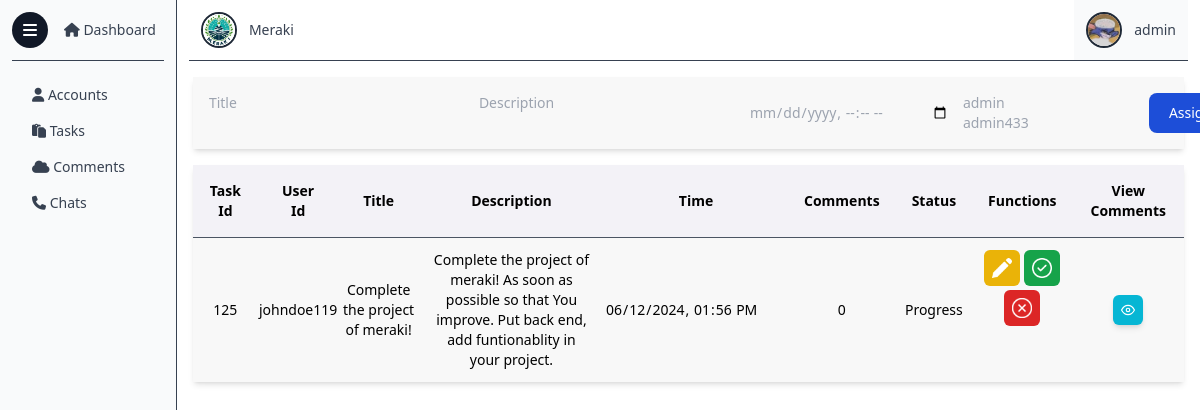
Page /tasks.php?id=johndoe119 (signed in) on the committed database.
### tables this page shows
CREATE TABLE `users` (
  `id` varchar(30) NOT NULL,
  `name` varchar(30) NOT NULL,
  `email` varchar(30) NOT NULL,
  `pass` text NOT NULL,
  `img` text NOT NULL,
  `status` int(1) NOT NULL,
  `admin` int(11) NOT NULL DEFAULT 0,
  `active` int(11) NOT NULL DEFAULT 1
);

CREATE TABLE `tasks` (
  `id` varchar(30) NOT NULL,
  `task_id` int(11) NOT NULL,
  `task_title` varchar(50) NOT NULL,
  `task_desc` varchar(300) NOT NULL,
  `task_time` text NOT NULL,
  `task_status` varchar(10) NOT NULL DEFAULT 'progress'
);

### tasks.php (the view, shortened to what this page needs)
<?php
$user_id = $_SESSION["id"];
include ("partials/_dbconnect.php");
$sql = "SELECT * FROM `tasks`";
if (isset($_GET["id"])) {
    $userid = $_GET['id'];
    $sql = "SELECT * FROM `tasks` WHERE `id` = '$userid'";
}
$stmt = mysqli_prepare($conn, $sql);
mysqli_stmt_execute($stmt);
$result = mysqli_stmt_get_result($stmt);
?>
<!DOCTYPE html>
<html lang="en">
<head>
    <link href="../side/style.css" rel="stylesheet">
</head>
<body class="open-sans bg-white">
    <div class="absolute top-3 left-3 z-30">
        <button class="bg-gray-900 w-9 h-9 grid place-items-center p-2 rounded-full" class="button"
            onclick="displayMenu()">
            <i class="fas fa-bars text-base text-white"></i>
        </button>
    </div>
    <div class="flex z-20 overflow-y-hidden max-h-screen">
        <?php
        include ("dashboard/_sidemenu.php");
        ?>
        <div class="overflow-y-scroll hide-scrollbar w-full">
            <header class="flex justify-between items-center mx-3">
                <a href="/" class="dashboard-link flex items-center space-x-3 p-3">
                    <img src="images/logo.jpg" alt="" class="h-9 w-9 rounded-full border-2 border-gray-800">
                    <p class="text-gray-700 text-sm">Meraki</p>
                </a>
                <a href="p" class="flex items-center space-x-3 p-3 bg-gray-50">
                    <?php
                    $sql = "SELECT * FROM `users` WHERE `id` = ?";
                    $stmt = mysqli_prepare($conn, $sql);
                    mysqli_stmt_bind_param($stmt, "s", $user_id);
                    mysqli_execute($stmt);
                    $result2 = mysqli_stmt_get_result($stmt);
                    $row2 = mysqli_fetch_assoc($result2);
                    echo '<img src="profile/images/' . $row2["img"] . '" alt="" class="h-9 w-9 rounded-full border-2 border-gray-800">
                    <p class="text-gray-700 text-sm">' . $row2["name"] . '</p>
                    ';
                    ?>
                </a>
            </header>
            <hr class="mx-3 border-t border-gray-700">
            <div class="m-4 bg-white rounded-md container min-w-[calc(100%-32px)] text-sm max-w-[calc(100%-32px)] space-y-4">
                <form class="w-full shadow-md bg-[#F8F8F8] flex justify-between items-center"
                    action="dashboard/_assign" method="post">
                    <div class="flex m-4 space-x-3">
                        <textarea name="title" class="bg-transparent outline-none resize-none hide-scrollbar"
                            placeholder="Title" rows="2" cols="30" minlength="10" required></textarea>
                        <textarea name="desc" class="bg-transparent outline-none resize-none hide-scrollbar"
                            placeholder="Description" rows="2" cols="30" minlength="30" required></textarea>
                        <input type="datetime-local" name="time"
                            class="bg-transparent outline-none border-none text-gray-400"
                            oninput="this.style.color='black'" required>
                        <select name="users[]"
                            class="bg-transparent outline-none min-w-40 text-gray-400 hide-scrollbar" size="2" multiple
                            required>
                            <?php
                            $sql = "SELECT * FROM `users`";
                            $stmt = mysqli_prepare($conn, $sql);
                            mysqli_stmt_execute($stmt);
                            $result2 = mysqli_stmt_get_result($stmt);
                            while ($row = mysqli_fetch_assoc($result2)) {
                                echo '<option value="' . $row["id"] . '">' . $row["id"] . '</option>';
                            }
                            ?>
                        </select>
                    </div>
                    <button type="Submit"
                        class="text-white bg-blue-700 hover:bg-blue-800 focus:ring-4 focus:outline-none focus:ring-blue-300 font-medium rounded-lg text-sm px-5 py-2.5 text-center m-3">Assign</button>
                </form>
                <table class="w-full shadow-md">
                    <thead>
                        <tr class="border-b-gray-600 border-b bg-[#F3F2F7]">
                            <th scope="col" class="p-4">Task Id</th>
                            <th scope="col" class="p-4">User Id</th>
                            <th scope="col" class="p-4">Title</th>
                            <th scope="col" class="p-4">Description</th>
                            <th scope="col" class="p-4">Time</th>
                            <th scope="col" class="p-4">Comments</th>
                            <th scope="col" class="p-4">Status</th>
                            <th scope="col" class="p-4">Functions</th>
                            <th scope="col" class="p-4">View Comments</th>
                        </tr>
                    </thead>
                    <tbody>
                        <?php
                        $i = 1;
                        while ($row = mysqli_fetch_assoc($result)) {
                            $task_id = $row["task_id"];
                            $user_id = $row["id"];
                            $title = $row["task_title"];
                            $desc = $row["task_desc"];
                            $sql = "SELECT * FROM `comments` WHERE `task_id` = '$task_id'";
                            $stmt = mysqli_prepare($conn, $sql);
                            mysqli_stmt_execute($stmt);
                            $result2 = mysqli_stmt_get_result($stmt);
                            $num = mysqli_num_rows($result2);
                            echo '<tr class="border-b-gray-500 border-b bg-[#F8F8F8] last:border-b-0">
                            <td class="text-center py-3">' . $task_id . '</td>
                            <td class="text-center py-3">' . $row["id"] . '</td>
                            <td class="text-center py-3">' . $title . '</td>
                            <td class="text-center py-3 px-3">' . $desc . '</td>
                            <td class="text-center py-3">
                                <input type="datetime-local" class="bg-transparent hide-cal py-3 outline-none border-none" value="' . $row["task_time"] . '" readonly>
                            </td>
                            <td class="text-center py-3">' . $num . '</td>
                            <td class="text-center py-3 capitalize">' . $row["task_status"] . '</td>
                            <td class="text-center py-3 space-y-1 grid place-items-center">
                                <div class="flex space-x-1">
                                <button data-modal-target="edit-modal-' . $i . '" data-modal-toggle="edit-modal-' . $i . '" href="" class="rounded-md bg-yellow-500 hover:bg-yellow-600 p-2">
                                    <img class="invert w-5" src="../images/edit.png" alt="edit">
                                </button>';
                            if ($row["task_status"] == "progress") {
                                echo '<a href="dashboard/_mark?id=' . $user_id . '&task=' . $task_id . '&mark=finished" class="rounded-md bg-green-600 hover:bg-green-700 p-2">
                                    <img class="invert w-5" src="../images/finish.png" alt="finish">
                                </a>';
                            } else if ($row["task_status"] == "finished") {
                                echo '<a href="dashboard/_mark?id=' . $user_id . '&task=' . $task_id . '&mark=progress" class="rounded-md bg-gray-500 hover:bg-gray-600 p-2">
                                    <img class="invert w-5" src="../images/restore.png" alt="restore">
                                </a>';
                            }
                            echo '</div>
                                <a href="dashboard/_delete?id=' . $user_id . '&task=' . $task_id . '" class="rounded-md bg-red-600 hover:bg-red-700 p-2">
                                    <img class="invert w-5" src="../images/delete.png" alt="delete">
                                </a>
                            </td>
                            <td class="py-3 relative">
                                <button class="absolute left-1/2 top-1/2 -translate-y-1/2 -translate-x-1/2 flex items-center p-2 text-white bg-cyan-500 shadow-md hover:bg-cyan-400 rounded-md"
                                onclick="window.location.assign(`comments?taskid=' . $task_id . '&userid=' . $user_id . '`)">
                                    <svg xmlns="http://www.w3.org/2000/svg" width="14" height="14" viewBox="0 0 24 24" fill="none"
                                    stroke="currentColor" stroke-width="2" stroke-linecap="round" stroke-linejoin="round"
                                    class="feather feather-eye">
                                    <path d="M1 12s4-8 11-8 11 8 11 8-4 8-11 8-11-8-11-8z"></path>
                                    <circle cx="12" cy="12" r="3"></circle>
                                    </svg>
                                </button>
                            </td>
                            </tr>';
                            $i++;
                        }
                        ?>
                    </tbody>
                </table>
            </div>
        </div>
    </div>
</body>
</html>

### rows in the picture
users: img (picture), name "admin"
tasks: task_id "125", id "johndoe119", task_title "Complete the project of meraki!", task_desc "Complete the project of meraki! As soon as possible so that You improve. Put back end, add funtionablity in your project.", task_time "06/12/2024 13:56", num "0", task_status "Progress"
